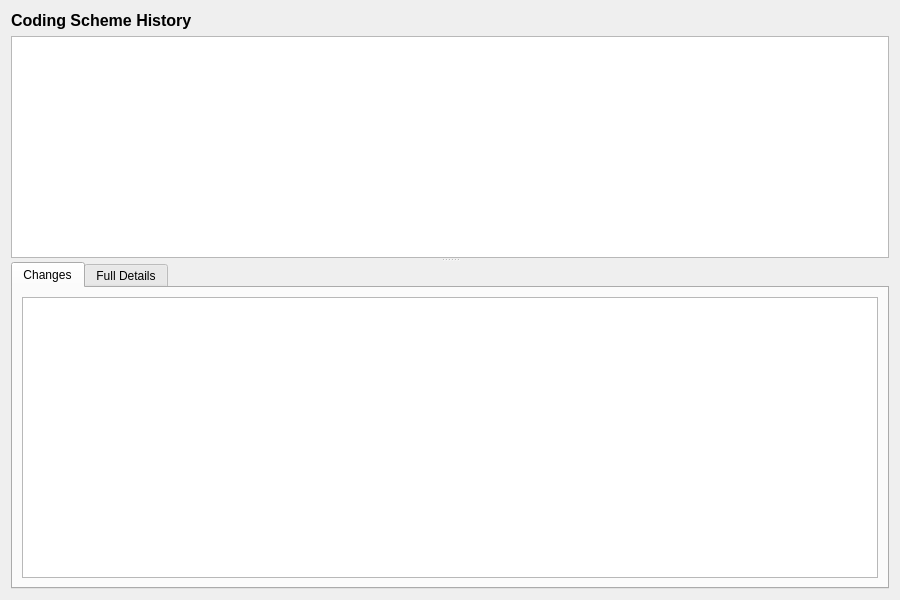
<?xml version="1.0" encoding="UTF-8"?>
<ui version="4.0">
 <class>CodingSchemeHistoryDialog</class>
 <widget class="QWidget" name="CodingSchemeHistoryDialog">
  <property name="geometry">
   <rect>
    <x>0</x>
    <y>0</y>
    <width>900</width>
    <height>600</height>
   </rect>
  </property>
  <property name="windowTitle">
   <string>Coding Scheme History</string>
  </property>
  <layout class="QVBoxLayout" name="verticalLayout">
   <item>
    <widget class="QLabel" name="titleLabel">
     <property name="font">
      <font>
       <pointsize>12</pointsize>
       <bold>true</bold>
      </font>
     </property>
     <property name="text">
      <string>Coding Scheme History</string>
     </property>
    </widget>
   </item>
   <item>
    <widget class="QSplitter" name="splitter">
     <property name="orientation">
      <enum>Qt::Vertical</enum>
     </property>
     <widget class="QTableWidget" name="versionListWidget">
      <property name="minimumHeight">
       <number>150</number>
      </property>
      <property name="maximumHeight">
       <number>250</number>
      </property>
      <property name="alternatingRowColors">
       <bool>true</bool>
      </property>
      <property name="editTriggers">
       <set>QAbstractItemView::NoEditTriggers</set>
      </property>
      <property name="selectionMode">
       <enum>QAbstractItemView::SingleSelection</enum>
      </property>
      <property name="selectionBehavior">
       <enum>QAbstractItemView::SelectRows</enum>
      </property>
     </widget>
     <widget class="QWidget" name="detailWidget">
      <layout class="QVBoxLayout" name="detailLayout">
       <property name="leftMargin">
        <number>0</number>
       </property>
       <property name="topMargin">
        <number>0</number>
       </property>
       <property name="rightMargin">
        <number>0</number>
       </property>
       <property name="bottomMargin">
        <number>0</number>
       </property>
       <item>
        <widget class="QTabWidget" name="tabWidget">
         <property name="currentIndex">
          <number>0</number>
         </property>
         <widget class="QWidget" name="changesTab">
          <attribute name="title">
           <string>Changes</string>
          </attribute>
          <layout class="QVBoxLayout" name="changesTabLayout">
           <item>
            <widget class="QTableWidget" name="changesTableWidget">
             <property name="editTriggers">
              <set>QAbstractItemView::NoEditTriggers</set>
             </property>
             <property name="alternatingRowColors">
              <bool>true</bool>
             </property>
             <property name="selectionMode">
              <enum>QAbstractItemView::SingleSelection</enum>
             </property>
             <property name="selectionBehavior">
              <enum>QAbstractItemView::SelectRows</enum>
             </property>
            </widget>
           </item>
          </layout>
         </widget>
         <widget class="QWidget" name="fullDetailsTab">
          <attribute name="title">
           <string>Full Details</string>
          </attribute>
          <layout class="QVBoxLayout" name="fullDetailsTabLayout">
           <item>
            <widget class="QScrollArea" name="scrollArea">
             <property name="widgetResizable">
              <bool>true</bool>
             </property>
             <widget class="QWidget" name="scrollAreaWidgetContents">
              <layout class="QFormLayout" name="formLayout">
               <item row="0" column="0">
                <widget class="QLabel" name="codeLabel">
                 <property name="text">
                  <string>Code:</string>
                 </property>
                </widget>
               </item>
               <item row="0" column="1">
                <widget class="QLabel" name="codeValue"/>
               </item>
               <item row="1" column="0">
                <widget class="QLabel" name="nameLabel">
                 <property name="text">
                  <string>Name:</string>
                 </property>
                </widget>
               </item>
               <item row="1" column="1">
                <widget class="QLabel" name="nameValue"/>
               </item>
               <item row="2" column="0">
                <widget class="QLabel" name="authorityTypeLabel">
                 <property name="text">
                  <string>Authority Type:</string>
                 </property>
                </widget>
               </item>
               <item row="2" column="1">
                <widget class="QLabel" name="authorityTypeValue"/>
               </item>
               <item row="3" column="0">
                <widget class="QLabel" name="subjectAreaLabel">
                 <property name="text">
                  <string>Subject Area:</string>
                 </property>
                </widget>
               </item>
               <item row="3" column="1">
                <widget class="QLabel" name="subjectAreaValue"/>
               </item>
               <item row="4" column="0">
                <widget class="QLabel" name="domainLabel">
                 <property name="text">
                  <string>Domain:</string>
                 </property>
                </widget>
               </item>
               <item row="4" column="1">
                <widget class="QLabel" name="domainValue"/>
               </item>
               <item row="5" column="0">
                <widget class="QLabel" name="uriLabel">
                 <property name="text">
                  <string>URI:</string>
                 </property>
                </widget>
               </item>
               <item row="5" column="1">
                <widget class="QLabel" name="uriValue">
                 <property name="wordWrap">
                  <bool>true</bool>
                 </property>
                </widget>
               </item>
               <item row="6" column="0">
                <widget class="QLabel" name="descriptionLabel">
                 <property name="text">
                  <string>Description:</string>
                 </property>
                </widget>
               </item>
               <item row="6" column="1">
                <widget class="QLabel" name="descriptionValue">
                 <property name="wordWrap">
                  <bool>true</bool>
                 </property>
                </widget>
               </item>
               <item row="7" column="0">
                <widget class="QLabel" name="versionNumberLabel">
                 <property name="text">
                  <string>Version:</string>
                 </property>
                </widget>
               </item>
               <item row="7" column="1">
                <widget class="QLabel" name="versionNumberValue"/>
               </item>
               <item row="8" column="0">
                <widget class="QLabel" name="recordedByLabel">
                 <property name="text">
                  <string>Recorded By:</string>
                 </property>
                </widget>
               </item>
               <item row="8" column="1">
                <widget class="QLabel" name="recordedByValue"/>
               </item>
               <item row="9" column="0">
                <widget class="QLabel" name="recordedAtLabel">
                 <property name="text">
                  <string>Recorded At:</string>
                 </property>
                </widget>
               </item>
               <item row="9" column="1">
                <widget class="QLabel" name="recordedAtValue"/>
               </item>
               <item row="10" column="0">
                <widget class="QLabel" name="changeCommentaryLabel">
                 <property name="text">
                  <string>Change Commentary:</string>
                 </property>
                </widget>
               </item>
               <item row="10" column="1">
                <widget class="QLabel" name="changeCommentaryValue">
                 <property name="wordWrap">
                  <bool>true</bool>
                 </property>
                </widget>
               </item>
              </layout>
             </widget>
            </widget>
           </item>
          </layout>
         </widget>
        </widget>
       </item>
      </layout>
     </widget>
    </widget>
   </item>
  </layout>
 </widget>
 <resources/>
 <connections/>
</ui>
